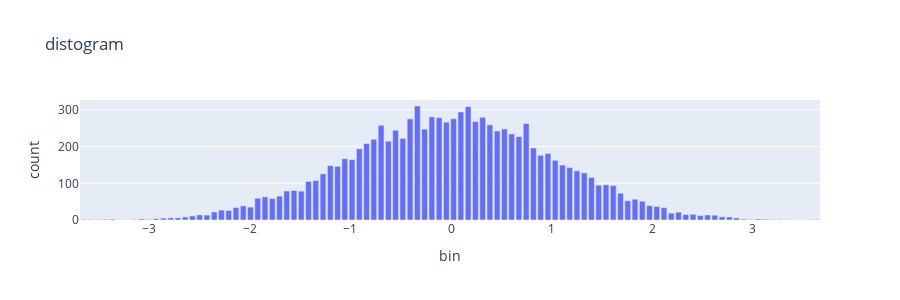
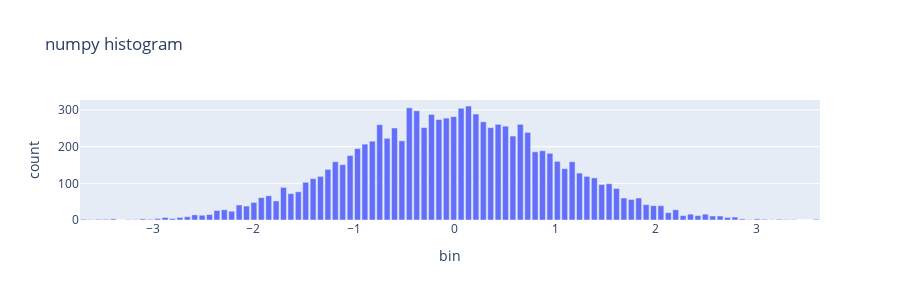

Notebook source saved alongside these figures, in order:
### Code cell
# Compute estimated histogram of the merged distribution 
hist = distogram.histogram(h)
df_hist = pd.DataFrame(np.array(hist), columns=["bin", "count"])
fig = px.bar(df_hist, x="bin", y="count", title="distogram")
fig.update_layout(height=300)
fig.show()

# compare with real histogram of the distribution
np_hist = np.histogram(distribution, bins=100)
df_phist = pd.DataFrame(np_hist[1][0:-1], columns=["bin"])
df_phist["count"] = np_hist[0]
fig2 = px.bar(df_phist, x="bin", y="count", title="numpy histogram")
fig2.update_layout(height=300)
fig2.show()

### Figure 1 — Plotly figure (JSON) as saved in the notebook; plotly's stock layout.template omitted (floating-point values rounded to 4 significant figures)
{"data": [{"alignmentgroup": "True", "hovertemplate": "bin=%{x}<br>count=%{y}<extra></extra>", "legendgroup": "", "marker": {"color": "#636efa", "pattern": {"shape": ""}}, "name": "", "offsetgroup": "", "orientation": "v", "showlegend": false, "textposition": "auto", "type": "bar", "x": [-3.652, -3.58, -3.507, -3.435, -3.363, -3.291, -3.219, -3.147, -3.075, -3.003, -2.931, -2.858, -2.786, -2.714, -2.642, -2.57, -2.498, -2.426, -2.354, -2.281, -2.209, -2.137, -2.065, -1.993, -1.921, -1.849, -1.777, -1.705, -1.632, -1.56, -1.488, -1.416, -1.344, -1.272, -1.2, -1.128, -1.056, -0.9835, -0.9114, -0.8393, -0.7671, -0.695, -0.6229, -0.5508, -0.4787, -0.4066, -0.3345, -0.2624, -0.1902, -0.1181, -0.04603, 0.02609, 0.0982, 0.1703, 0.2424, 0.3145, 0.3866, 0.4588, 0.5309, 0.603, 0.6751, 0.7472, 0.8193, 0.8914, 0.9635, 1.036, 1.108, 1.18, 1.252, 1.324, 1.396, 1.468, 1.54, 1.613, 1.685, 1.757, 1.829, 1.901, 1.973, 2.045, 2.117, 2.189, 2.262, 2.334, 2.406, 2.478, 2.55, 2.622, 2.694, 2.766, 2.838, 2.911, 2.983, 3.055, 3.127, 3.199, 3.271, 3.343, 3.415, 3.487, 3.56, 3.632], "xaxis": "x", "y": [1.806, 1.692, 1.47, 1.812, 2.325, 0.7857, 0.5768, 1.206, 2.921, 1.781, 3.53, 5.033, 6.043, 5.939, 8.319, 11.1, 13.99, 13.51, 22.03, 26.8, 25.93, 34.07, 38.48, 35.13, 59.37, 63.19, 58.48, 65.07, 78.96, 80.34, 78.73, 105.0, 107.4, 125.7, 148.1, 146.1, 167.0, 164.3, 194.0, 208.2, 220.1, 258.2, 214.8, 244.7, 222.3, 275.6, 310.7, 247.8, 280.9, 278.7, 266.6, 276.0, 294.4, 309.0, 268.2, 279.8, 259.3, 242.6, 248.1, 234.6, 227.4, 263.0, 196.3, 176.2, 181.1, 162.6, 149.7, 142.9, 133.9, 128.4, 115.7, 94.94, 96.04, 93.88, 72.94, 52.34, 56.6, 51.27, 39.03, 36.79, 33.45, 18.65, 21.33, 14.7, 15.58, 12.13, 13.77, 12.93, 8.449, 8.222, 5.551, 2.544, 1.356, 2.927, 2.05, 1.319, 1.468, 0.9179, 0.6853, 0.4032, 0.5034, 1.471], "yaxis": "y"}], "layout": {"barmode": "relative", "height": 300, "legend": {"tracegroupgap": 0}, "title": {"text": "distogram"}, "xaxis": {"anchor": "y", "domain": [0, 1], "title": {"text": "bin"}}, "yaxis": {"anchor": "x", "domain": [0, 1], "title": {"text": "count"}}}}

### Figure 2 — Plotly figure (JSON) as saved in the notebook; plotly's stock layout.template omitted (floating-point values rounded to 4 significant figures)
{"data": [{"alignmentgroup": "True", "hovertemplate": "bin=%{x}<br>count=%{y}<extra></extra>", "legendgroup": "", "marker": {"color": "#636efa", "pattern": {"shape": ""}}, "name": "", "offsetgroup": "", "orientation": "v", "showlegend": false, "textposition": "auto", "type": "bar", "x": [-3.688, -3.614, -3.541, -3.467, -3.393, -3.32, -3.246, -3.173, -3.099, -3.026, -2.952, -2.879, -2.805, -2.731, -2.658, -2.584, -2.511, -2.437, -2.364, -2.29, -2.217, -2.143, -2.069, -1.996, -1.922, -1.849, -1.775, -1.702, -1.628, -1.555, -1.481, -1.408, -1.334, -1.26, -1.187, -1.113, -1.04, -0.9662, -0.8926, -0.8191, -0.7455, -0.672, -0.5984, -0.5248, -0.4513, -0.3777, -0.3042, -0.2306, -0.1571, -0.08352, -0.009969, 0.06359, 0.1371, 0.2107, 0.2842, 0.3578, 0.4314, 0.5049, 0.5785, 0.652, 0.7256, 0.7991, 0.8727, 0.9462, 1.02, 1.093, 1.167, 1.24, 1.314, 1.388, 1.461, 1.535, 1.608, 1.682, 1.755, 1.829, 1.902, 1.976, 2.05, 2.123, 2.197, 2.27, 2.344, 2.417, 2.491, 2.564, 2.638, 2.712, 2.785, 2.859, 2.932, 3.006, 3.079, 3.153, 3.226, 3.3, 3.374, 3.447, 3.521, 3.594], "xaxis": "x", "y": [2, 1, 2, 2, 3, 0, 1, 1, 3, 2, 4, 7, 4, 7, 9, 14, 13, 15, 26, 28, 24, 41, 38, 48, 61, 66, 52, 89, 72, 77, 103, 113, 119, 138, 159, 151, 176, 195, 207, 215, 260, 223, 251, 216, 306, 298, 252, 288, 274, 278, 282, 305, 311, 289, 268, 252, 261, 256, 229, 261, 239, 186, 189, 182, 160, 140, 159, 128, 119, 115, 97, 99, 86, 60, 56, 60, 42, 39, 39, 20, 28, 12, 16, 12, 16, 11, 11, 7, 8, 3, 1, 3, 2, 1, 2, 1, 1, 0, 0, 2], "yaxis": "y"}], "layout": {"barmode": "relative", "height": 300, "legend": {"tracegroupgap": 0}, "title": {"text": "numpy histogram"}, "xaxis": {"anchor": "y", "domain": [0, 1], "title": {"text": "bin"}}, "yaxis": {"anchor": "x", "domain": [0, 1], "title": {"text": "count"}}}}
